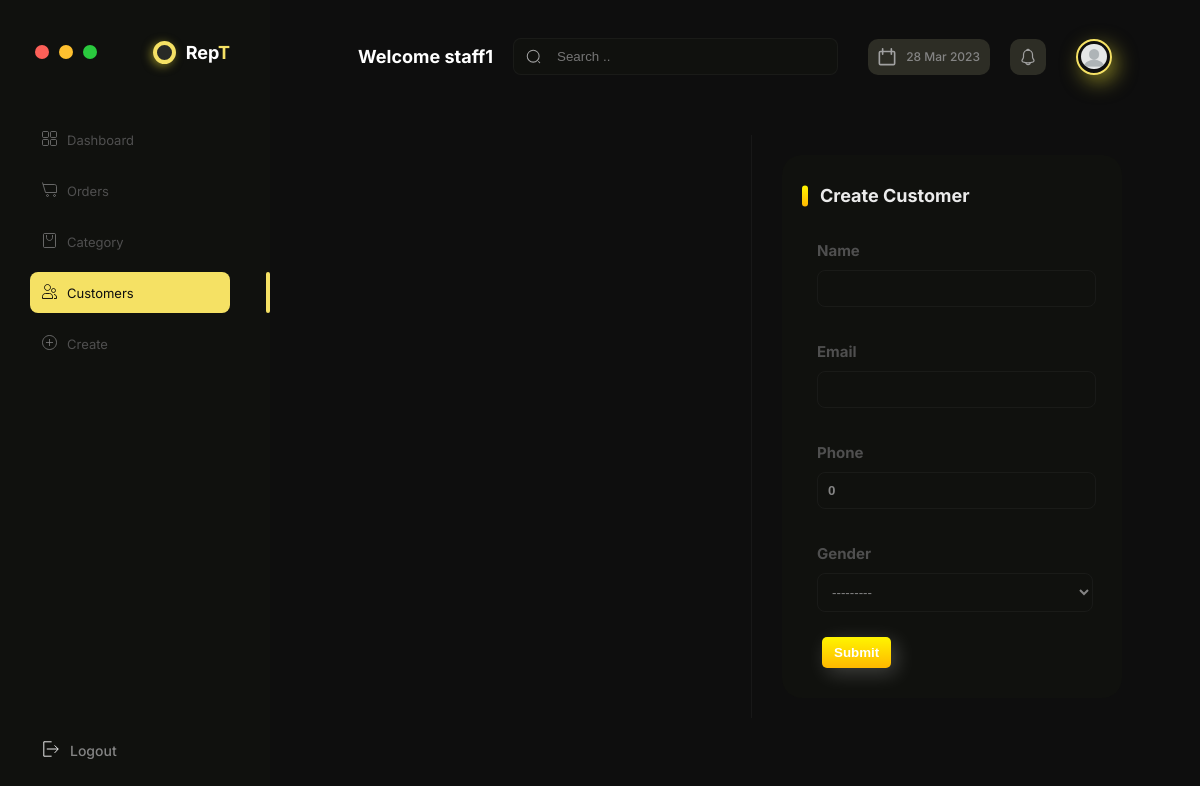
/users/ (signed in), run on an earlier commit of the app's database.
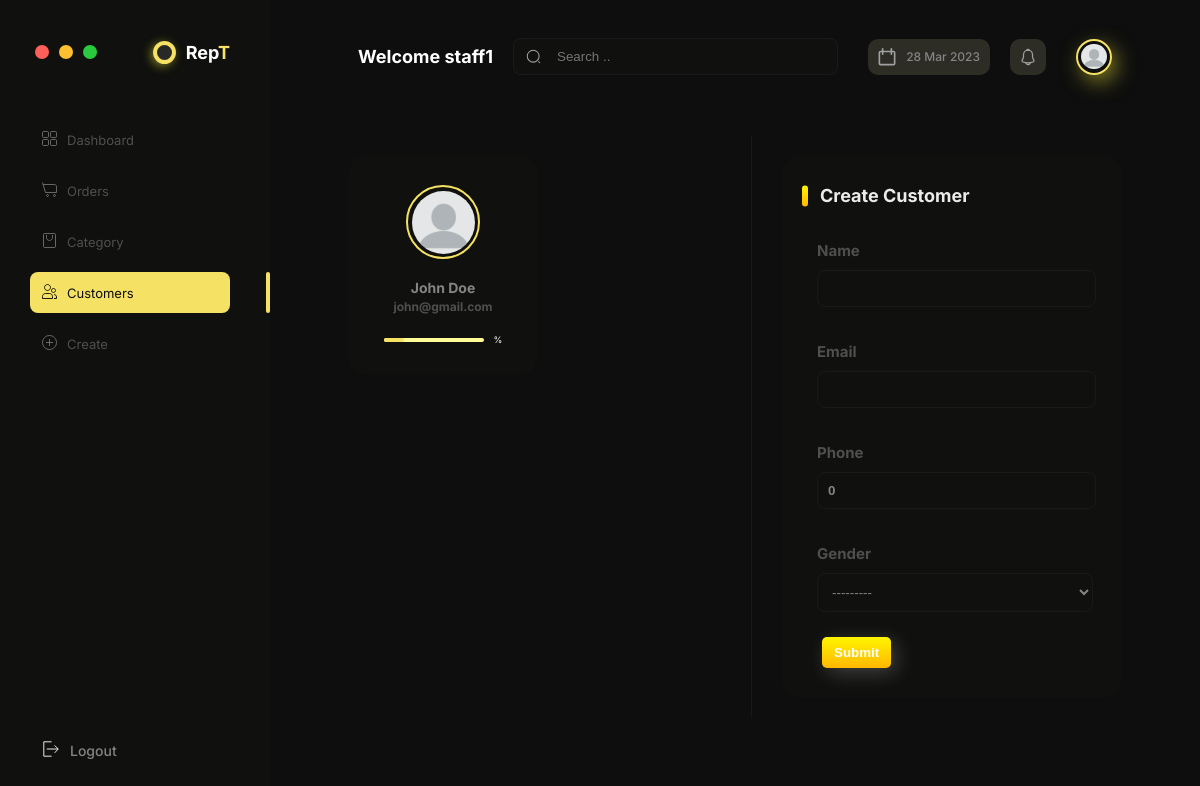
And on a later commit of the database.
### apps/core/models.py (models this page shows, shortened)
class Customer(models.Model):
    GENDER = (
        ('Male', 'Male'),
        ('Female', 'Female'),
        ('Others', 'Others'),
    )
    profile_image = models.ImageField(
        default='person.png', null=True, blank=True)
    name = models.CharField(max_length=200, null=True)
    email = models.CharField(max_length=200, null=True)
    phone = models.IntegerField(default=0, null=True)
    gender = models.CharField(max_length=200, null=True, choices=GENDER)
    date_created = models.DateTimeField(auto_now_add=True, null=True)

### apps/core/decorators.py (the view)
        def wrapper_func(request, *args, **kwargs):
            group = None
            if request.user.groups.exists():
                group = request.user.groups.all()[0].name
            if group in allowed:
                return view_func(request, *args, **kwargs)
            else:
                return HttpResponse('You are not authenticated to access this page!')

### apps/users/forms.py
class CustomerForm(ModelForm):
    class Meta:
        model = Customer
        fields = ['name', 'email', 'phone', 'gender']
        widgets = {
            'name': TextInput(attrs={
                'class': "form__inp",
            }),
            'email': TextInput(attrs={
                'class': "form__inp",
            }),
            'phone': TextInput(attrs={
                'class': "form__inp",
            }),
            'gender': Select(attrs={
                'class': "form__select-inp",
            }),
        }

### apps/users/templates/users.html (shortened to what this page needs)
{% extends 'main.html' %}
{% block content %}
<div class="users">
  <div class="user">
    {% for user in users %}
    <div class="user__card">
      <div class="user__img-container">
        <img src="{{ user.profile_image.url }}" alt="" class="user__img" />
      </div>
      <div class="user__info-container">
        <h5 class="user__name">{{user.name}}</h5>
        <h6 class="user__email">{{user.email}}</h6>
      </div>
      <div class="user__progress-container">
        <div class="user__progressbar">
          <div class="user__progress" style="width: 20%"></div>
        </div>
        <div class="user__parcentage">%</div>
      </div>
    </div>
    {% endfor %}
  </div>
  <div class="users__list">
    {% if request.user.is_staff %}
        <form action="" method="POST">
          {% csrf_token %}
          <div class="form__card form__item-card">
            <div class="form__header-container">
              <h5 class="form__header">Create Staff</h5>
            </div>
            <div class="form__list">
              <div class="form__item">
                <h5 class="form__name">Username</h5>
                <div class="form-group">{{userForm.username}}</div>
              </div>
            </div>
            <div class="form__list">
                <div class="form__item">
                  <h5 class="form__name">Email</h5>
                  <div class="form-group">{{userForm.email}}</div>
                </div>
              </div>
              <div class="form__list">
                <div class="form__item">
                  <h5 class="form__name">Password</h5>
                  <div class="form-group">{{userForm.password1}}</div>
                </div>
              </div>
              <div class="form__list">
                <div class="form__item">
                  <h5 class="form__name">Confirm Password</h5>
                  <div class="form-group">{{userForm.password2}}</div>
                </div>
              </div>
            <input type="submit" name="submit" class="form__button" />
          </div>
        </form>
    {% else %}
        <form action="" method="POST">
          <div class="form__card form__item-card">
            <div class="form__header-container">
              <h5 class="form__header">Create Customer</h5>
            </div>
            <div class="form__list">
              <div class="form__item">
                <h5 class="form__name">Name</h5>
                <div class="form-group">{{userForm.name}}</div>
              </div>
            </div>
            <div class="form__list">
                <div class="form__item">
                  <h5 class="form__name">Email</h5>
                  <div class="form-group">{{userForm.email}}</div>
                </div>
              </div>
              <div class="form__list">
                <div class="form__item">
                  <h5 class="form__name">Phone</h5>
                  <div class="form-group">{{userForm.phone}}</div>
                </div>
              </div>
              <div class="form__list">
                <div class="form__item">
                  <h5 class="form__name">Gender</h5>
                  <div class="form-group">{{userForm.gender}}</div>
                </div>
              </div>
            <input type="submit" name="submit" class="form__button" />
          </div>
        </form>
        {% endif  %}
  </div>
</div>
{% endblock %}

What changed in the data, as far as the page shows it:
added Customer: profile_image (picture), name "John Doe", email "john@gmail.com"
